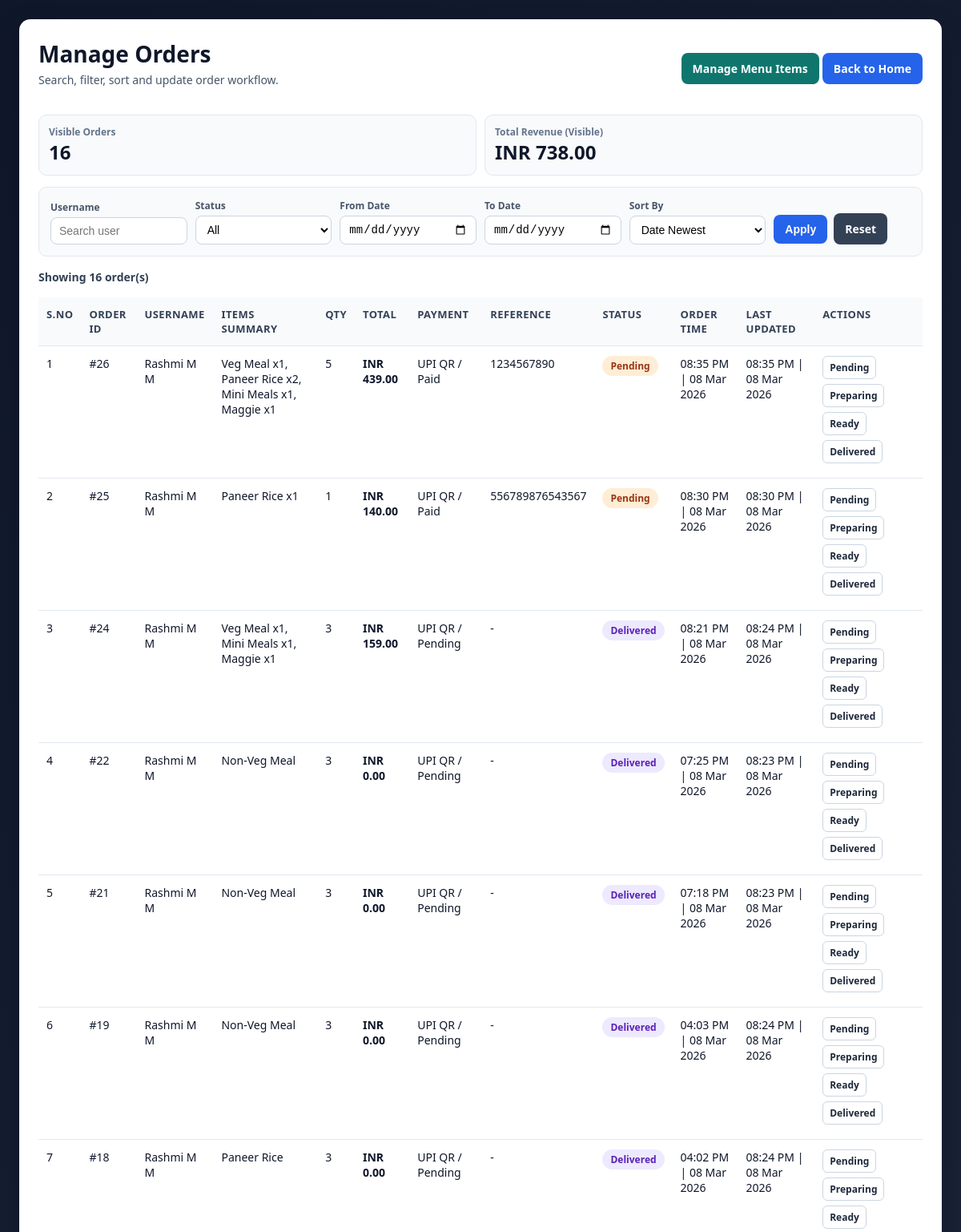
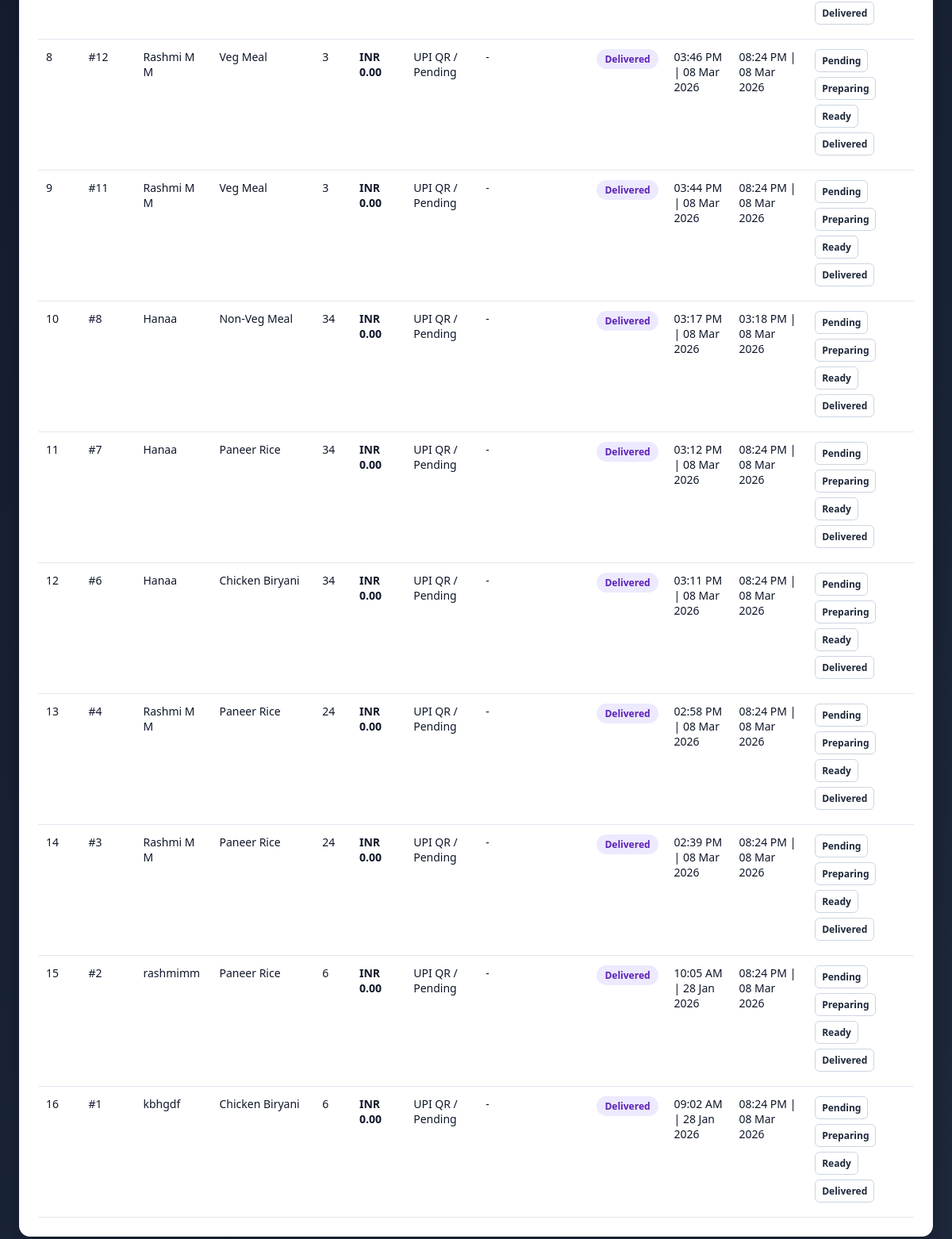
The page /admin on the database its author committed (2 pictures, top to bottom).
### tables this page shows
CREATE TABLE orders (
            id INTEGER PRIMARY KEY AUTOINCREMENT,
            username TEXT NOT NULL,
            menu TEXT NOT NULL,
            quantity INTEGER NOT NULL,
            time TEXT NOT NULL,
            status TEXT NOT NULL,
            status_time TEXT NOT NULL
        , total_price REAL NOT NULL DEFAULT 0, payment_method TEXT NOT NULL DEFAULT 'UPI QR', payment_status TEXT NOT NULL DEFAULT 'Pending', payment_reference TEXT NOT NULL DEFAULT '');

### app.py (the view, shortened to what this page needs)
@app.route("/admin")
def admin():
    username_query = (request.args.get("username") or "").strip()
    status_query = (request.args.get("status") or "").strip()
    date_from = (request.args.get("date_from") or "").strip()
    date_to = (request.args.get("date_to") or "").strip()
    sort_by = (request.args.get("sort") or "date_desc").strip()
    valid_statuses = {"Pending", "Preparing", "Ready", "Delivered"}
    if status_query not in valid_statuses:
        status_query = ""
    sql = "SELECT * FROM orders WHERE 1=1"
    params = []
    if username_query:
        sql += " AND username LIKE ?"
        params.append(f"%{username_query}%")
    if status_query:
        sql += " AND status = ?"
        params.append(status_query)
    conn = get_db_connection()
    orders = conn.execute(sql, params).fetchall()
    conn.close()
    from_date_obj = None
    to_date_obj = None
    try:
        if date_from:
            from_date_obj = datetime.strptime(date_from, "%Y-%m-%d").date()
    except ValueError:
        date_from = ""
    try:
        if date_to:
            to_date_obj = datetime.strptime(date_to, "%Y-%m-%d").date()
    except ValueError:
        date_to = ""
    status_order = {"Pending": 1, "Preparing": 2, "Ready": 3, "Delivered": 4}
    if sort_by == "date_asc":
        orders = sorted(orders, key=lambda o: parse_order_datetime(o["time"]))
    elif sort_by == "quantity_asc":
        orders = sorted(orders, key=lambda o: int(o["quantity"]))
    elif sort_by == "quantity_desc":
        orders = sorted(orders, key=lambda o: int(o["quantity"]), reverse=True)
    elif sort_by == "status_asc":
        orders = sorted(orders, key=lambda o: status_order.get(o["status"], 99))
    elif sort_by == "status_desc":
        orders = sorted(orders, key=lambda o: status_order.get(o["status"], 99), reverse=True)
    elif sort_by == "total_asc":
        orders = sorted(orders, key=lambda o: float(o["total_price"] or 0))
    elif sort_by == "total_desc":
        orders = sorted(orders, key=lambda o: float(o["total_price"] or 0), reverse=True)
    else:
        sort_by = "date_desc"
        orders = sorted(orders, key=lambda o: parse_order_datetime(o["time"]), reverse=True)
    total_revenue = round(sum(float(order["total_price"] or 0) for order in orders), 2)
    filters = {
        "username": username_query,
        "status": status_query,
        "date_from": date_from,
        "date_to": date_to,
        "sort": sort_by,
    }
    return render_template("admin.html", orders=orders, filters=filters, total_revenue=total_revenue)

### app.py (called while the page is built)
def get_db_connection():
    conn = sqlite3.connect(DATABASE)
    conn.row_factory = sqlite3.Row
    return conn

def parse_order_datetime(order_time):
    try:
        return datetime.strptime(order_time, "%I:%M %p | %d %b %Y")
    except (TypeError, ValueError):
        return datetime.min

### templates/admin.html (shortened to what this page needs)
<!DOCTYPE html>
<html lang="en">
<head>
</head>
<body>
  <div class="container">
    <div class="topbar">
      <div>
        <h2>Manage Orders</h2>
        <p class="meta">Search, filter, sort and update order workflow.</p>
      </div>
      <div>
        <a href="{{ url_for('manage_menu') }}" class="btn secondary">Manage Menu Items</a>
        <a href="{{ url_for('index') }}" class="btn">Back to Home</a>
      </div>
    </div>
    <div class="stats">
      <div class="stat">
        <div class="label">Visible Orders</div>
        <div class="value">{{ orders|length }}</div>
      </div>
      <div class="stat">
        <div class="label">Total Revenue (Visible)</div>
        <div class="value">INR {{ '%.2f'|format(total_revenue or 0) }}</div>
      </div>
    </div>
    <form method="GET" action="{{ url_for('admin') }}" class="filters">
      <div class="filter-grid">
        <div>
          <label for="username">Username</label>
          <input id="username" name="username" type="text" placeholder="Search user" value="{{ filters.username }}">
        </div>
        <div>
          <label for="status">Status</label>
          <select id="status" name="status">
            <option value="" {% if not filters.status %}selected{% endif %}>All</option>
          </select>
        </div>
        <div>
          <label for="date_from">From Date</label>
          <input id="date_from" name="date_from" type="date" value="{{ filters.date_from }}">
        </div>
        <div>
          <label for="date_to">To Date</label>
          <input id="date_to" name="date_to" type="date" value="{{ filters.date_to }}">
        </div>
        <div>
          <label for="sort">Sort By</label>
          <select id="sort" name="sort">
            <option value="date_desc" {% if filters.sort == 'date_desc' %}selected{% endif %}>Date Newest</option>
          </select>
        </div>
        <div class="filter-actions">
          <button type="submit" class="btn">Apply</button>
          <a href="{{ url_for('admin') }}" class="btn ghost">Reset</a>
        </div>
      </div>
    </form>
    <p class="summary">Showing {{ orders|length }} order(s)</p>
    {% if orders %}
      <div class="table-wrap">
        <table>
          <tr>
            <th>S.No</th>
            <th>Order ID</th>
            <th>Username</th>
            <th>Items Summary</th>
            <th>Qty</th>
            <th>Total</th>
            <th>Payment</th>
            <th>Reference</th>
            <th>Status</th>
            <th>Order Time</th>
            <th>Last Updated</th>
            <th>Actions</th>
          </tr>
          {% for order in orders %}
            <tr>
              <td>{{ loop.index }}</td>
              <td>#{{ order.id }}</td>
              <td>{{ order.username }}</td>
              <td>{{ order.menu }}</td>
              <td>{{ order.quantity }}</td>
              <td><strong>INR {{ '%.2f'|format(order.total_price or 0) }}</strong></td>
              <td>{{ order.payment_method }} / {{ order.payment_status }}</td>
              <td>{{ order.payment_reference or '-' }}</td>
              <td>
                <span class="status-pill status-{{ order.status|lower }}">{{ order.status }}</span>
              </td>
              <td>{{ order.time }}</td>
              <td>{{ order.status_time }}</td>
              <td class="actions">
                <a href="{{ url_for('update_status', order_id=order.id, status='Pending') }}">Pending</a>
                <a href="{{ url_for('update_status', order_id=order.id, status='Preparing') }}">Preparing</a>
                <a href="{{ url_for('update_status', order_id=order.id, status='Ready') }}">Ready</a>
                <a href="{{ url_for('update_status', order_id=order.id, status='Delivered') }}">Delivered</a>
              </td>
            </tr>
          {% endfor %}
        </table>
      </div>
    {% else %}
      <div class="empty">No orders available for selected filters.</div>
    {% endif %}
  </div>
</body>
</html>

### templates/admin.html (style rules this page uses)
* { box-sizing: border-box; }
body { margin: 0; font-family: "Segoe UI", Tahoma, Geneva, Verdana, sans-serif; background: linear-gradient(135deg, #0f172a, #1e293b); min-height: 100vh; color: #0f172a; padding: 24px; }
.container { max-width: 1280px; margin: 0 auto; background: #ffffff; border-radius: 14px; box-shadow: 0 10px 30px rgba(2, 6, 23, 0.25); padding: 24px; }
.topbar { display: flex; justify-content: space-between; align-items: center; gap: 12px; margin-bottom: 20px; flex-wrap: wrap; }
h2 { margin: 0; font-size: 28px; }
.meta { color: #475569; margin-top: 4px; font-size: 14px; }
.btn { text-decoration: none; color: #fff; background: #2563eb; border-radius: 8px; padding: 10px 14px; font-size: 14px; font-weight: 600; display: inline-block; border: none; cursor: pointer; }
.btn.secondary { background: #0f766e; }
.btn.ghost { background: #334155; }
.stats { display: grid; grid-template-columns: repeat(auto-fit, minmax(220px, 1fr)); gap: 10px; margin-bottom: 14px; }
.stat { border: 1px solid #e2e8f0; border-radius: 10px; padding: 12px; background: #f8fafc; }
.stat .label { font-size: 12px; color: #64748b; font-weight: 700; }
.stat .value { font-size: 24px; font-weight: 800; color: #0f172a; }
.filters { background: #f8fafc; border: 1px solid #e2e8f0; border-radius: 10px; padding: 14px; margin-bottom: 16px; }
.filter-grid { display: grid; grid-template-columns: repeat(auto-fit, minmax(160px, 1fr)); gap: 10px; align-items: end; }
.filter-grid label { display: block; font-size: 12px; color: #475569; margin-bottom: 4px; font-weight: 600; }
.filter-grid input, .filter-grid select { width: 100%; border: 1px solid #cbd5e1; border-radius: 8px; padding: 8px 10px; font-size: 14px; background: #fff; }
.filter-actions { display: flex; gap: 8px; align-items: center; }
.summary { margin: 8px 0 16px; font-size: 14px; color: #334155; font-weight: 600; }
.table-wrap { overflow-x: auto; }
table { width: 100%; border-collapse: collapse; min-width: 1060px; }
th, td { border-bottom: 1px solid #e2e8f0; text-align: left; padding: 12px 10px; vertical-align: top; font-size: 14px; }
th { background: #f8fafc; color: #334155; font-size: 13px; text-transform: uppercase; letter-spacing: 0.4px; }
.status-pill { padding: 4px 10px; border-radius: 999px; font-weight: 700; font-size: 12px; display: inline-block; }
.status-pending { background: #ffedd5; color: #9a3412; }
.status-delivered { background: #ede9fe; color: #5b21b6; }
.actions a { text-decoration: none; margin-right: 6px; margin-bottom: 6px; display: inline-block; border: 1px solid #cbd5e1; color: #1e293b; border-radius: 6px; padding: 5px 8px; font-size: 12px; font-weight: 600; background: #fff; }

### rows shown on the page
orders: id "26", username "Rashmi M M", menu "Veg Meal x1, Paneer Rice x2, Mini Meals x1, Maggie x1", quantity "5", total_price "439.00", payment_method "UPI QR", payment_status "Paid", payment_reference "1234567890", status "Pending", time "08:35 PM | 08 Mar 2026", status_time "08:35 PM | 08 Mar 2026"
orders: id "25", username "Rashmi M M", menu "Paneer Rice x1", quantity "1", total_price "140.00", payment_method "UPI QR", payment_status "Paid", payment_reference "556789876543567", status "Pending", time "08:30 PM | 08 Mar 2026", status_time "08:30 PM | 08 Mar 2026"
orders: id "24", username "Rashmi M M", menu "Veg Meal x1, Mini Meals x1, Maggie x1", quantity "3", total_price "159.00", payment_method "UPI QR", payment_status "Pending", payment_reference "-", status "Delivered", time "08:21 PM | 08 Mar 2026", status_time "08:24 PM | 08 Mar 2026"
orders: id "22", username "Rashmi M M", menu "Non-Veg Meal", quantity "3", total_price "0.00", payment_method "UPI QR", payment_status "Pending", payment_reference "-", status "Delivered", time "07:25 PM | 08 Mar 2026", status_time "08:23 PM | 08 Mar 2026"
orders: id "21", username "Rashmi M M", menu "Non-Veg Meal", quantity "3", total_price "0.00", payment_method "UPI QR", payment_status "Pending", payment_reference "-", status "Delivered", time "07:18 PM | 08 Mar 2026", status_time "08:23 PM | 08 Mar 2026"
orders: id "19", username "Rashmi M M", menu "Non-Veg Meal", quantity "3", total_price "0.00", payment_method "UPI QR", payment_status "Pending", payment_reference "-", status "Delivered", time "04:03 PM | 08 Mar 2026", status_time "08:24 PM | 08 Mar 2026"
orders: id "18", username "Rashmi M M", menu "Paneer Rice", quantity "3", total_price "0.00", payment_method "UPI QR", payment_status "Pending", payment_reference "-", status "Delivered", time "04:02 PM | 08 Mar 2026", status_time "08:24 PM | 08 Mar 2026"
orders: id "12", username "Rashmi M M", menu "Veg Meal", quantity "3", total_price "0.00", payment_method "UPI QR", payment_status "Pending", payment_reference "-", status "Delivered", time "03:46 PM | 08 Mar 2026", status_time "08:24 PM | 08 Mar 2026"
orders: id "11", username "Rashmi M M", menu "Veg Meal", quantity "3", total_price "0.00", payment_method "UPI QR", payment_status "Pending", payment_reference "-", status "Delivered", time "03:44 PM | 08 Mar 2026", status_time "08:24 PM | 08 Mar 2026"
orders: id "8", username "Hanaa", menu "Non-Veg Meal", quantity "34", total_price "0.00", payment_method "UPI QR", payment_status "Pending", payment_reference "-", status "Delivered", time "03:17 PM | 08 Mar 2026", status_time "03:18 PM | 08 Mar 2026"
orders: id "7", username "Hanaa", menu "Paneer Rice", quantity "34", total_price "0.00", payment_method "UPI QR", payment_status "Pending", payment_reference "-", status "Delivered", time "03:12 PM | 08 Mar 2026", status_time "08:24 PM | 08 Mar 2026"
orders: id "6", username "Hanaa", menu "Chicken Biryani", quantity "34", total_price "0.00", payment_method "UPI QR", payment_status "Pending", payment_reference "-", status "Delivered", time "03:11 PM | 08 Mar 2026", status_time "08:24 PM | 08 Mar 2026"
orders: id "4", username "Rashmi M M", menu "Paneer Rice", quantity "24", total_price "0.00", payment_method "UPI QR", payment_status "Pending", payment_reference "-", status "Delivered", time "02:58 PM | 08 Mar 2026", status_time "08:24 PM | 08 Mar 2026"
orders: id "3", username "Rashmi M M", menu "Paneer Rice", quantity "24", total_price "0.00", payment_method "UPI QR", payment_status "Pending", payment_reference "-", status "Delivered", time "02:39 PM | 08 Mar 2026", status_time "08:24 PM | 08 Mar 2026"
orders: id "2", username "rashmimm", menu "Paneer Rice", quantity "6", total_price "0.00", payment_method "UPI QR", payment_status "Pending", payment_reference "-", status "Delivered", time "10:05 AM | 28 Jan 2026", status_time "08:24 PM | 08 Mar 2026"
orders: id "1", username "kbhgdf", menu "Chicken Biryani", quantity "6", total_price "0.00", payment_method "UPI QR", payment_status "Pending", payment_reference "-", status "Delivered", time "09:02 AM | 28 Jan 2026", status_time "08:24 PM | 08 Mar 2026"

### other values the page prints
{{ orders|length }} "16"
{{ '%.2f'|format(total_revenue or 0) }} "738.00"
